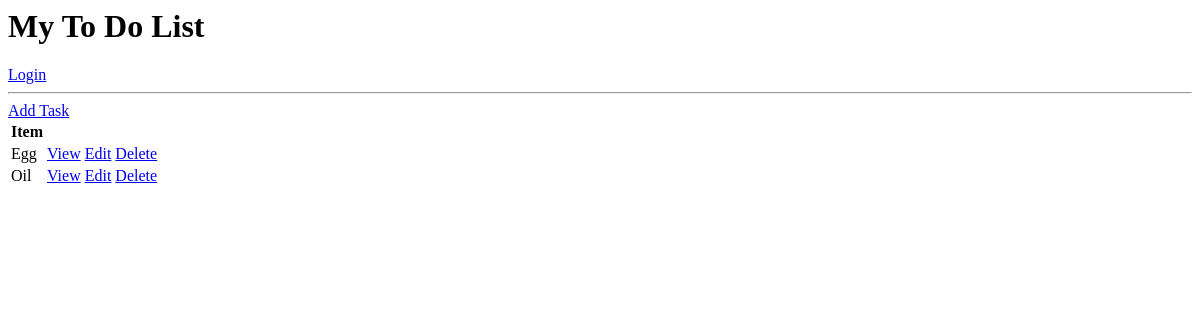
The app's page /, older data.
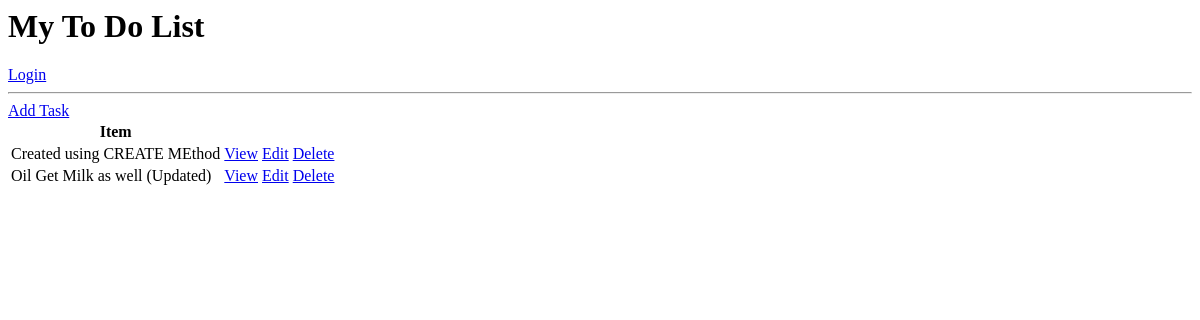
The same page, newer data.
### base/models.py (models this page shows, shortened)
class Task(models.Model):
    user = models.ForeignKey(User, on_delete=models.CASCADE, null=True, blank=True)
    title = models.CharField(max_length=200)
    description = models.TextField(null=True, blank=True)
    complete = models.BooleanField(default=False)
    created = models.DateTimeField(auto_now_add=True)
    class Meta:
        ordering = ['complete']

### base/views.py (the view)
# urls.py: path('',TaskList.as_view(),name='tasks'),
class TaskList(ListView):
    model = Task
    context_object_name='tasks'

### base/templates/base/task_list.html
<h1>My To Do List</h1>
{% if request.user.is_authenticated %}
<p>{{ request.user }}</p>
<a href=''>Logout</a>
{% else %}
<a href="{% url 'login' %}"> Login</a>
{% endif %}
<hr>
<a href="{% url 'task-create' %}">Add Task</a>
<table>
    <tr>
        <th>Item</th>
        <th></th>
        <th></th>
    </tr>
    {% for task in tasks %}
    <tr>
        <td>{{task.title}}</td>
        <td><a href="{% url 'task' task.id %}">View</a></td>
        <td><a href="{% url 'task-update' task.id %}">Edit</a></td>
        <td><a href="{% url 'task-delete' task.id %}">Delete</a></td>
    </tr>
    {% empty %}
    <h3>No items in list</h3>
    {% endfor %}
</table>

Row changes from the older to the newer data that the page shows:
removed Task: title "Egg"
added Task: title "Created using CREATE MEthod"
changed Task: title "Oil" → "Oil Get Milk as well (Updated)"
